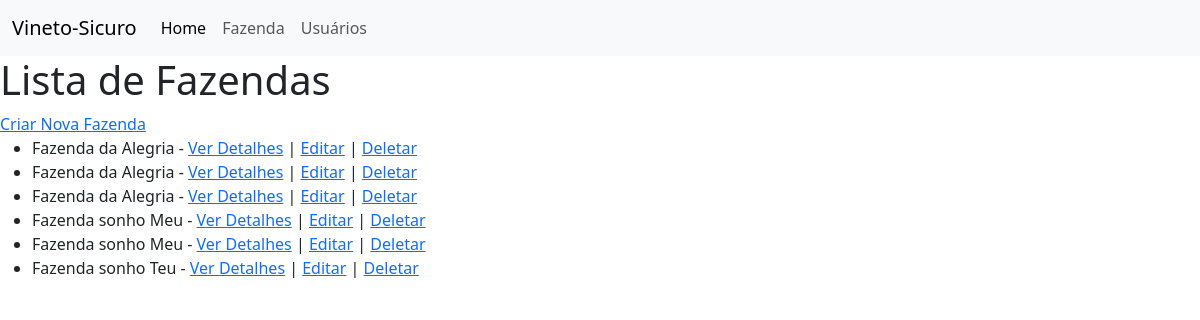
The app's page /farms/, older data.
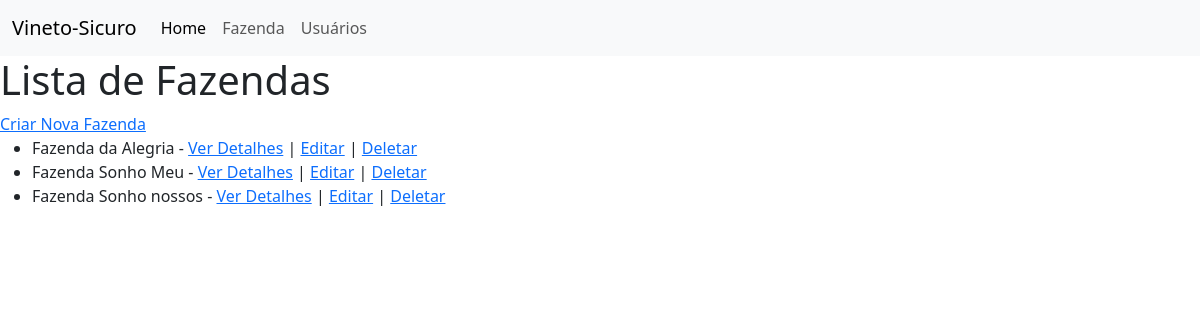
The same page, newer data.
### app1/models.py (models this page shows, shortened)
class Farm(models.Model):
    name = models.CharField(max_length=100)
    geolocalization = models.CharField(max_length=100, null=True)

### app1/views.py (the view)
# urls.py: path('farms/', views.farm_list, name='farm_list'),
def farm_list(request):
    farms = Farm.objects.all()
    return render(request, 'app1/farm_list.html', {'farms': farms})

### Templates/app1/Farm_list.html (shortened to what this page needs)
<!doctype html>
{% load static %}
<html lang="pt-br">
  <head>
    <link href="https://cdn.jsdelivr.net/npm/bootstrap@5.3.2/dist/css/bootstrap.min.css" rel="stylesheet">
  </head>
  <body>
    <nav class="navbar navbar-expand-lg bg-body-tertiary">
        <div class="container-fluid">
          <a class="navbar-brand" href="#">Vineto-Sicuro</a>
          <div class="collapse navbar-collapse" id="navbarNavAltMarkup">
            <div class="navbar-nav">
              <a class="nav-link active" aria-current="page" href="#">Home</a>
              <a class="nav-link" href="#">Fazenda</a>
              <a class="nav-link" href="#">Usuários</a>
            </div>
          </div>
        </div>
      </nav>
      <h1>Lista de Fazendas</h1>
      <a href="{% url 'app1:farm_create' %}">Criar Nova Fazenda</a>
      <ul>
          {% for farm in farms %}
              <li>
                  {{ farm.name }} - <a href="{% url 'app1:farm_detail' farm.pk %}">Ver Detalhes</a> |
                  <a href="{% url 'app1:farm_edit' farm.pk %}">Editar</a> |
                  <a href="{% url 'app1:farm_delete' farm.pk %}">Deletar</a>
              </li>
          {% empty %}
              <li>Nenhuma fazenda cadastrada.</li>
          {% endfor %}
      </ul>
  </body>
</html>

Row changes from the older to the newer data that the page shows:
removed Farm: name "Fazenda da Alegria"
removed Farm: name "Fazenda da Alegria"
removed Farm: name "Fazenda sonho Meu"
removed Farm: name "Fazenda sonho Meu"
removed Farm: name "Fazenda sonho Teu"
added Farm: name "Fazenda Sonho Meu"
added Farm: name "Fazenda Sonho nossos"
